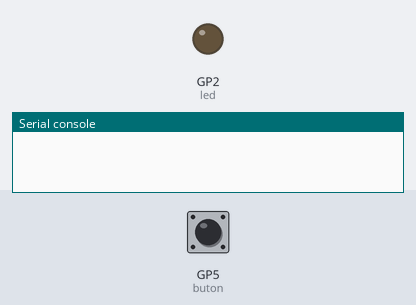
A program run on a simulated Raspberry Pi Pico running MicroPython. On the bench: output pins drawn as LEDs (lit = HIGH), the last lines printed to the serial console. The test bench sets the inputs (shaded band); at power-on: GP5 (buton) LOW.

Above: at 1.2 s.
1.3 s: GP5 (buton) pulled HIGH for 0.15 s
At 1.7 s:
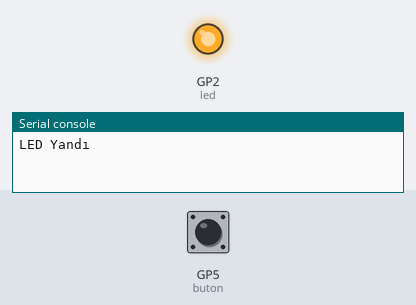
2.9 s: GP5 (buton) pulled HIGH for 1 s
At 4.4 s:
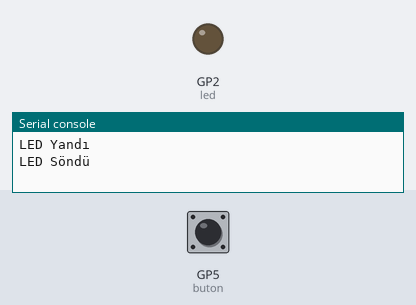
5.4 s: GP5 (buton) pulled HIGH for 3.2 s
At 6.0 s:
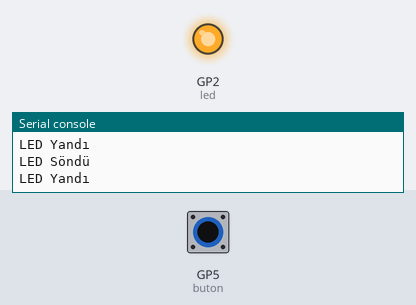
Timing chart, 0 to 8.9 s (numbered marks = the images above; inputs shaded):
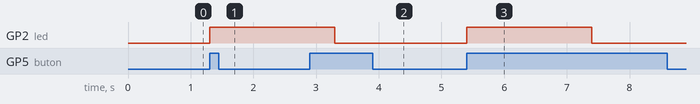

Measured:
- after the input at 1.3 s, GP2 (led): LOW → HIGH at once
- after the input at 2.9 s, GP2 (led): HIGH → LOW after 0.40 s
- after the input at 5.4 s, GP2 (led): LOW → HIGH at once, → LOW 2.0 s later

The program:

06_buttonileLEDinDurumunuDegistirme_Yazdirma.py
```python
#buton ile LED Durum Değiştirme ve Yazdırma#                     #// butona tıklandığında LEDin durumunu(Açık-Kapalı) değiştiren ve bunu ekrana yazdıran uygulamadır. //#

from machine import Pin
import utime

buton = Pin(5, Pin.IN, Pin.PULL_DOWN)
led = Pin(2, Pin.OUT)

while True:
    if buton.value() == 1:
        led.toggle()
        if led.value() == 1:
            print("LED Yandı")
        else:
            print("LED Söndü")
        utime.sleep(2)
```
